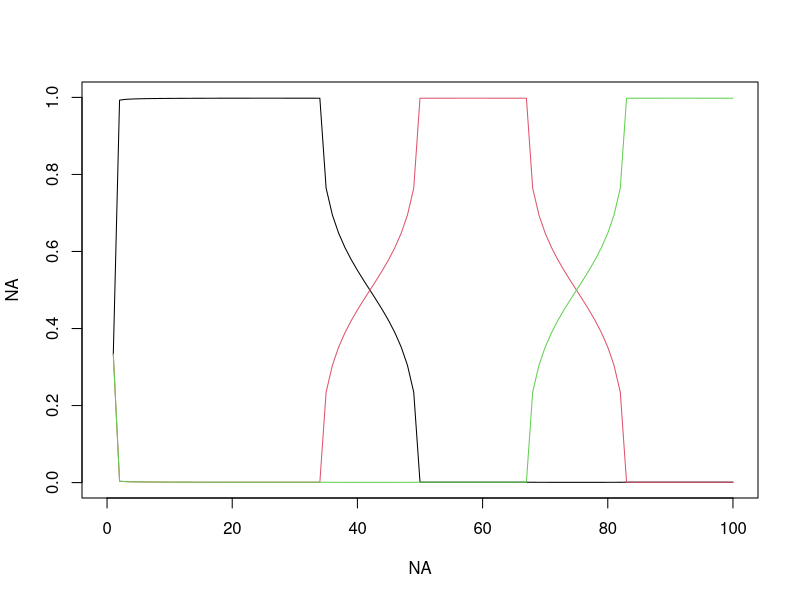

The R source for this figure: (Note: this script raises an error after producing the figure.)
rm(list=ls(all=TRUE))
set.seed(4)

nloc=100
nspp=50
ncommun=3
base=floor(nloc/(ncommun-1))

#generate thetas
x=seq(from=-1,to=1,length.out=base)
y=sqrt(1-(x^2))*0.1
min1=0.0001
y[y<min1]=min1
# plot(x,y)
  
init=floor(nloc/ncommun)
seq1=c(seq(from=1,to=nloc,by=init),nloc)
  
theta=matrix(min1,nloc,ncommun)
for (i in 1:ncommun){
  seq2=seq1[i]:(seq1[i]+base-1)
  seq3=seq2[seq2<=nloc]
  theta[seq3,i]=y[1:length(seq3)]
}
theta=theta/matrix(apply(theta,1,sum),nloc,ncommun)
theta.true=theta
  
plot(NA,NA,xlim=c(0,nloc),ylim=c(0,1))
for (i in 1:ncommun) lines(1:nloc,theta[,i],col=i)
  
#export theta
setwd('U:\\GIT_models\\git_LDA_fungi') 
nome=paste('theta ',ncommun,'.csv',sep='')
write.csv(theta,nome,row.names=F)

#generate phi  
phi=matrix(NA,ncommun,nspp)
mu.large=6
mu.small=2
ind=matrix(rbinom(ncommun*nspp,size=1,prob=0.1),ncommun,nspp)
for (i in 1:ncommun){
  ind1=ind[i,]
  cond=ind1==1
  tmp=rep(NA,nspp)
  tmp[cond ]=rnorm(sum( cond),mean=mu.large,sd=1)
  tmp[!cond]=rnorm(sum(!cond),mean=mu.small,sd=1)
  phi[i,]=tmp
}
image(phi)
phi.true=phi

#how many unique species does each community have?
teste=rep(0,ncommun)
for (i in 1:nspp){
  tmp=ind[,i]
  if (sum(tmp)==1){
    ind1=which(tmp==1)
    teste[ind1]=teste[ind1]+1
  }
}

#calculate probabilities
medias=theta%*%phi; dim(medias)
z.true=z=matrix(rnorm(nloc*nspp,mean=medias,sd=1),nloc,nspp)

#generate actual observations y
range(z)
break1.true=break1=c(-Inf,seq(from=0,to=6,by=0.1),Inf)
y=matrix(NA,nloc,nspp)
for (i in 2:length(break1)){
  cond=z>break1[i-1] & z<break1[i]  
  y[cond]=i-2
}
tmp=table(y); tmp; length(tmp); length(break1)

nome=paste('fake data',ncommun,'.csv',sep='')    
write.csv(y,nome,row.names=F)    
